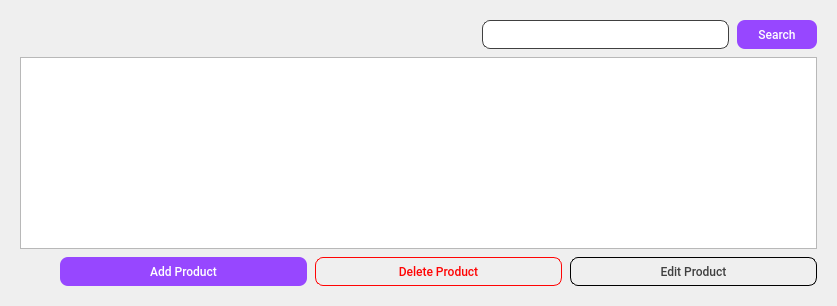
         <widget class="QWidget" name="products_page">
          <layout class="QGridLayout" name="gridLayout_4">
           <property name="leftMargin">
            <number>20</number>
           </property>
           <property name="topMargin">
            <number>20</number>
           </property>
           <property name="rightMargin">
            <number>20</number>
           </property>
           <property name="bottomMargin">
            <number>20</number>
           </property>
           <property name="spacing">
            <number>8</number>
           </property>
           <item row="0" column="0">
            <layout class="QVBoxLayout" name="verticalLayout_11">
             <item>
              <layout class="QHBoxLayout" name="horizontalLayout_18">
               <item>
                <spacer name="horizontalSpacer_3">
                 <property name="orientation">
                  <enum>Qt::Horizontal</enum>
                 </property>
                 <property name="sizeHint" stdset="0">
                  <size>
                   <width>40</width>
                   <height>20</height>
                  </size>
                 </property>
                </spacer>
               </item>
               <item>
                <layout class="QHBoxLayout" name="horizontalLayout_20">
                 <item>
                  <widget class="QLineEdit" name="productSearch_input">
                   <property name="sizePolicy">
                    <sizepolicy hsizetype="Expanding" vsizetype="Fixed">
                     <horstretch>247</horstretch>
                     <verstretch>29</verstretch>
                    </sizepolicy>
                   </property>
                   <property name="minimumSize">
                    <size>
                     <width>20</width>
                     <height>20</height>
                    </size>
                   </property>
                   <property name="maximumSize">
                    <size>
                     <width>247</width>
                     <height>29</height>
                    </size>
                   </property>
                   <property name="styleSheet">
                    <string notr="true">width: 247px;
height: 29px;
flex-shrink: 0;
border-radius: 8px;
border: 1px solid #404040;
background: #FFF;</string>
                   </property>
                  </widget>
                 </item>
                 <item>
                  <widget class="QPushButton" name="productSearch_Button">
                   <property name="minimumSize">
                    <size>
                     <width>40</width>
                     <height>29</height>
                    </size>
                   </property>
                   <property name="maximumSize">
                    <size>
                     <width>80</width>
                     <height>29</height>
                    </size>
                   </property>
                   <property name="font">
                    <font>
                     <family>Roboto</family>
                     <pointsize>-1</pointsize>
                     <weight>62</weight>
                     <italic>false</italic>
                     <bold>true</bold>
                    </font>
                   </property>
                   <property name="styleSheet">
                    <string notr="true">color: #FFF;
font-family: Roboto;
font-size: 12px;
font-style: normal;
font-weight: 500;
line-height: normal;
border-radius: 8px;
background: #9747FF;
display: flex;
padding: 10px;
justify-content: center;
align-items: center;
gap: 10px;</string>
                   </property>
                   <property name="text">
                    <string>Search</string>
                   </property>
                  </widget>
                 </item>
                </layout>
               </item>
              </layout>
             </item>
             <item>
              <widget class="QTableView" name="tableView_3"/>
             </item>
             <item>
              <layout class="QHBoxLayout" name="horizontalLayout_19">
               <item>
                <spacer name="horizontalSpacer_4">
                 <property name="orientation">
                  <enum>Qt::Horizontal</enum>
                 </property>
                 <property name="sizeHint" stdset="0">
                  <size>
                   <width>40</width>
                   <height>20</height>
                  </size>
                 </property>
                </spacer>
               </item>
               <item>
                <widget class="QPushButton" name="addProduct_button">
                 <property name="minimumSize">
                  <size>
                   <width>247</width>
                   <height>29</height>
                  </size>
                 </property>
                 <property name="maximumSize">
                  <size>
                   <width>247</width>
                   <height>29</height>
                  </size>
                 </property>
                 <property name="font">
                  <font>
                   <family>Roboto</family>
                   <pointsize>-1</pointsize>
                   <weight>62</weight>
                   <italic>false</italic>
                   <bold>true</bold>
                  </font>
                 </property>
                 <property name="styleSheet">
                  <string notr="true">#addProduct_button{
display: flex;
width: 212px;
height: 28px;
justify-content: center;
align-items: center;
gap: 10px;
flex-shrink: 0;
border-radius: 8px;
color: #fff;
font-family: Roboto;
font-size: 12px;
font-style: normal;
font-weight: 500;
line-height: normal;
	background-color: rgb(151, 71, 255);
}

#addProduct_button::hover{
background-color: rgb(94, 44, 159);
}</string>
                 </property>
                 <property name="text">
                  <string>Add Product</string>
                 </property>
                </widget>
               </item>
               <item>
                <widget class="QPushButton" name="deleteProduct_button">
                 <property name="minimumSize">
                  <size>
                   <width>247</width>
                   <height>29</height>
                  </size>
                 </property>
                 <property name="maximumSize">
                  <size>
                   <width>247</width>
                   <height>29</height>
                  </size>
                 </property>
                 <property name="font">
                  <font>
                   <family>Roboto</family>
                   <pointsize>-1</pointsize>
                   <weight>62</weight>
                   <italic>false</italic>
                   <bold>true</bold>
                  </font>
                 </property>
                 <property name="styleSheet">
                  <string notr="true">#deleteProduct_button{
display: flex;
width: 212px;
height: 28px;
justify-content: center;
align-items: center;
gap: 10px;
flex-shrink: 0;
border-radius: 8px;
border: 1px solid #FF0404;
color: #FF0404;
font-family: Roboto;
font-size: 12px;
font-style: normal;
font-weight: 500;
line-height: normal;
}

#deleteProduct_button::hover{
background-color: #FF0404;
color: #fff;
}</string>
                 </property>
                 <property name="text">
                  <string>Delete Product</string>
                 </property>
                </widget>
               </item>
               <item>
                <widget class="QPushButton" name="editProduct_button">
                 <property name="minimumSize">
                  <size>
                   <width>247</width>
                   <height>29</height>
                  </size>
                 </property>
                 <property name="maximumSize">
                  <size>
                   <width>247</width>
                   <height>29</height>
                  </size>
                 </property>
                 <property name="font">
                  <font>
                   <family>Roboto</family>
                   <pointsize>-1</pointsize>
                   <weight>62</weight>
                   <italic>false</italic>
                   <bold>true</bold>
                  </font>
                 </property>
                 <property name="styleSheet">
                  <string notr="true">#editProduct_button{
display: flex;
width: 212px;
height: 28px;
justify-content: center;
align-items: center;
gap: 10px;
flex-shrink: 0;
border-radius: 8px;
border: 1px solid #000;
color: #404040;
font-family: Roboto;
font-size: 12px;
font-style: normal;
font-weight: 500;
line-height: normal;
}

#editProduct_button::hover{
background-color: #000;
color: #fff;
}</string>
                 </property>
                 <property name="text">
                  <string>Edit Product</string>
                 </property>
                </widget>
               </item>
              </layout>
             </item>
            </layout>
           </item>
          </layout>
         </widget>
